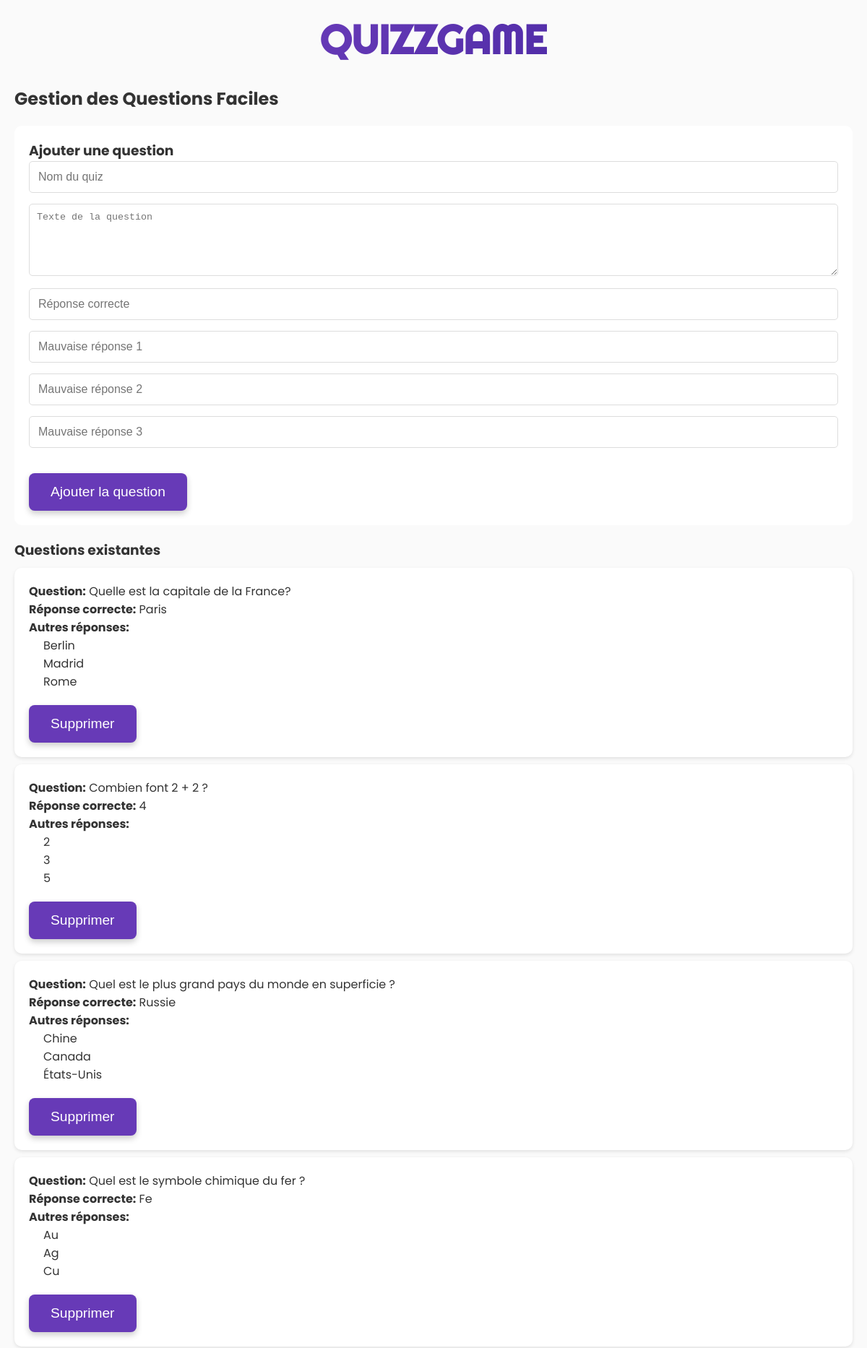
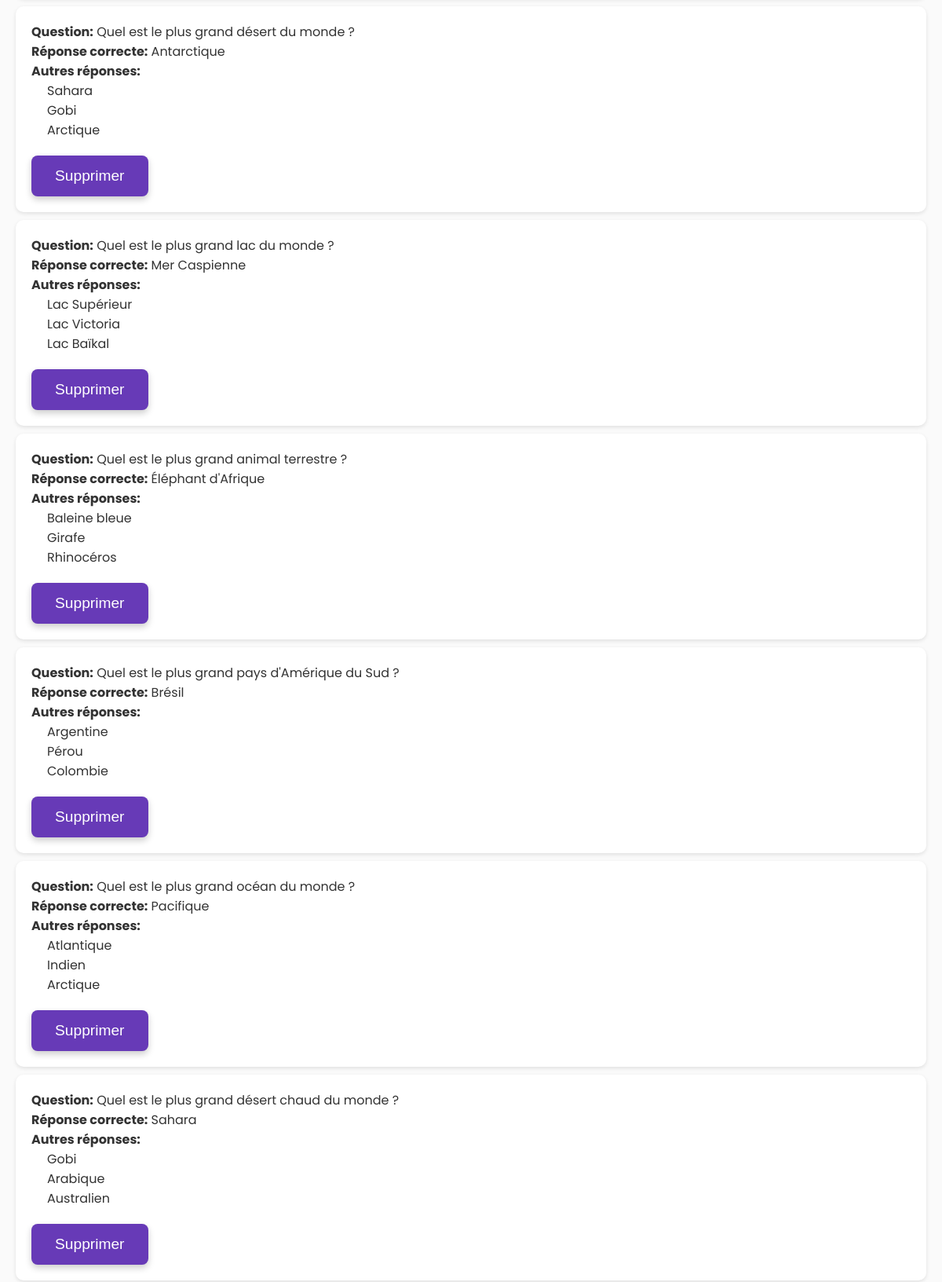
Screenshot of /manage_quiz.php?difficulty=facile (signed in, upper part) with the database file from the repository (2 pictures, top to bottom).
### tables this page shows
CREATE TABLE IF NOT EXISTS `questions` (
  `id_question` int NOT NULL AUTO_INCREMENT,
  `quiz_name` varchar(255) NOT NULL,
  `question_text` text NOT NULL,
  `difficulty` enum('facile','moyen','difficile') NOT NULL,
  `correct_answer` varchar(255) NOT NULL,
  `answer1` varchar(255) NOT NULL,
  `answer2` varchar(255) NOT NULL,
  `answer3` varchar(255) NOT NULL,
  PRIMARY KEY (`id_question`)
);

### manage_quiz.php (the view, shortened to what this page needs)
<?php
$difficulty = $_GET['difficulty'] ?? '';
try {
    $db = new PDO('mysql:host=localhost;dbname=qcm_simple;charset=utf8', 'root', '');
    $db->setAttribute(PDO::ATTR_ERRMODE, PDO::ERRMODE_EXCEPTION);
    $stmt = $db->prepare('SELECT * FROM questions WHERE difficulty = ? ORDER BY id_question');
    $stmt->execute([$difficulty]);
    $questions = $stmt->fetchAll(PDO::FETCH_ASSOC);
} catch (PDOException $e) {
    die("Database connection failed: " . $e->getMessage());
}
?>
<!DOCTYPE html>
<html lang="fr">
<head>
    <link rel="stylesheet" href="style.css">
</head>
<body>
    <div class="container">
        <h1 class="logo">QUIZZGAME</h1>
        <div class="admin-section">
            <h2>Gestion des Questions <?php echo ucfirst($difficulty); ?>s</h2>
            <div class="add-question-form">
                <h3>Ajouter une question</h3>
                <form method="post" action="">
                    <input type="text" name="quiz_name" placeholder="Nom du quiz" required>
                    <textarea name="question_text" placeholder="Texte de la question" required></textarea>
                    <input type="text" name="correct_answer" placeholder="Réponse correcte" required>
                    <input type="text" name="answer1" placeholder="Mauvaise réponse 1" required>
                    <input type="text" name="answer2" placeholder="Mauvaise réponse 2" required>
                    <input type="text" name="answer3" placeholder="Mauvaise réponse 3" required>
                    <button type="submit" class="btn-suivant">Ajouter la question</button>
                </form>
            </div>
            <div class="questions-list">
                <h3>Questions existantes</h3>
                <?php foreach ($questions as $question): ?>
                    <div class="question-item">
                        <p><strong>Question:</strong> <?php echo htmlspecialchars($question['question_text']); ?></p>
                        <p><strong>Réponse correcte:</strong> <?php echo htmlspecialchars($question['correct_answer']); ?></p>
                        <p><strong>Autres réponses:</strong></p>
                        <ul>
                            <li><?php echo htmlspecialchars($question['answer1']); ?></li>
                            <li><?php echo htmlspecialchars($question['answer2']); ?></li>
                            <li><?php echo htmlspecialchars($question['answer3']); ?></li>
                        </ul>
                        <form method="post" action="" style="display: inline;">
                            <button type="submit" class="btn-suivant" onclick="return confirm('Êtes-vous sûr de vouloir supprimer cette question ?')">Supprimer</button>
                        </form>
                    </div>
                <?php endforeach; ?>
            </div>
        </div>
    </div>
</body>
</html>

### style.css (style rules this page uses)
:root { --primary: #673ab7; --secondary: #4CAF50; --danger: #f44336; --dark: #333; --light: #fafafa; --gradient: linear-gradient(135deg, #673ab7 0%, #512da8 100%); }
* { margin: 0; padding: 0; box-sizing: border-box; }
body { font-family: 'Poppins', sans-serif; background: var(--light); color: var(--dark); display: flex; justify-content: center; align-items: center; min-height: 100vh; margin: 0; padding: 0; }
.container { width: 100%; min-height: 100vh; padding: 20px; display: flex; flex-direction: column; align-items: center; justify-content: center; animation: fadeIn 0.8s ease-out; }
.logo { font-family: 'Righteous', cursive; font-size: 3.5em; text-align: center; background: var(--gradient); -webkit-background-clip: text; -webkit-text-fill-color: transparent; margin-bottom: 30px; animation: pulse 2s infinite; }
h1 { color: var(--dark); margin-bottom: 20px; font-size: 2.5rem; }
.btn-suivant { background-color: var(--primary); color: #fff; border: none; border-radius: 8px; padding: 15px 30px; margin-top: 20px; font-size: 1.2rem; cursor: pointer; transition: background-color 0.3s ease; box-shadow: 0 4px 8px rgba(0, 0, 0, 0.2); text-decoration: none; display: inline-block; animation: fadeIn 0.5s ease-out; }
input[type="email"], input[type="password"], input[type="text"] { width: 100%; padding: 12px; margin-bottom: 15px; border: 1px solid #ddd; border-radius: 5px; font-size: 1rem; transition: all 0.3s ease; }
.add-question-form { background: white; padding: 20px; border-radius: 10px; margin: 20px 0; }
.add-question-form textarea { width: 100%; min-height: 100px; padding: 10px; margin-bottom: 10px; border: 1px solid #ddd; border-radius: 5px; }
.questions-list .question-item { background: white; padding: 20px; border-radius: 10px; margin: 10px 0; box-shadow: 0 2px 5px rgba(0,0,0,0.1); }
.questions-list ul { list-style: none; padding-left: 20px; }

### rows the page displays
questions: question_text "Quelle est la capitale de la France?", correct_answer "Paris", answer1 "Berlin", answer2 "Madrid", answer3 "Rome"
questions: question_text "Combien font 2 + 2 ?", correct_answer "4", answer1 "2", answer2 "3", answer3 "5"
questions: question_text "Quel est le plus grand pays du monde en superficie ?", correct_answer "Russie", answer1 "Chine", answer2 "Canada", answer3 "États-Unis"
questions: question_text "Quel est le symbole chimique du fer ?", correct_answer "Fe", answer1 "Au", answer2 "Ag", answer3 "Cu"
questions: question_text "Quel est le plus grand désert du monde ?", correct_answer "Antarctique", answer1 "Sahara", answer2 "Gobi", answer3 "Arctique"
questions: question_text "Quel est le plus grand lac du monde ?", correct_answer "Mer Caspienne", answer1 "Lac Supérieur", answer2 "Lac Victoria", answer3 "Lac Baïkal"
questions: question_text "Quel est le plus grand animal terrestre ?", correct_answer "Éléphant d'Afrique", answer1 "Baleine bleue", answer2 "Girafe", answer3 "Rhinocéros"
questions: question_text "Quel est le plus grand pays d'Amérique du Sud ?", correct_answer "Brésil", answer1 "Argentine", answer2 "Pérou", answer3 "Colombie"
questions: question_text "Quel est le plus grand océan du monde ?", correct_answer "Pacifique", answer1 "Atlantique", answer2 "Indien", answer3 "Arctique"
questions: question_text "Quel est le plus grand désert chaud du monde ?", correct_answer "Sahara", answer1 "Gobi", answer2 "Arabique", answer3 "Australien"

### other values shown
$difficulty "Facile"
